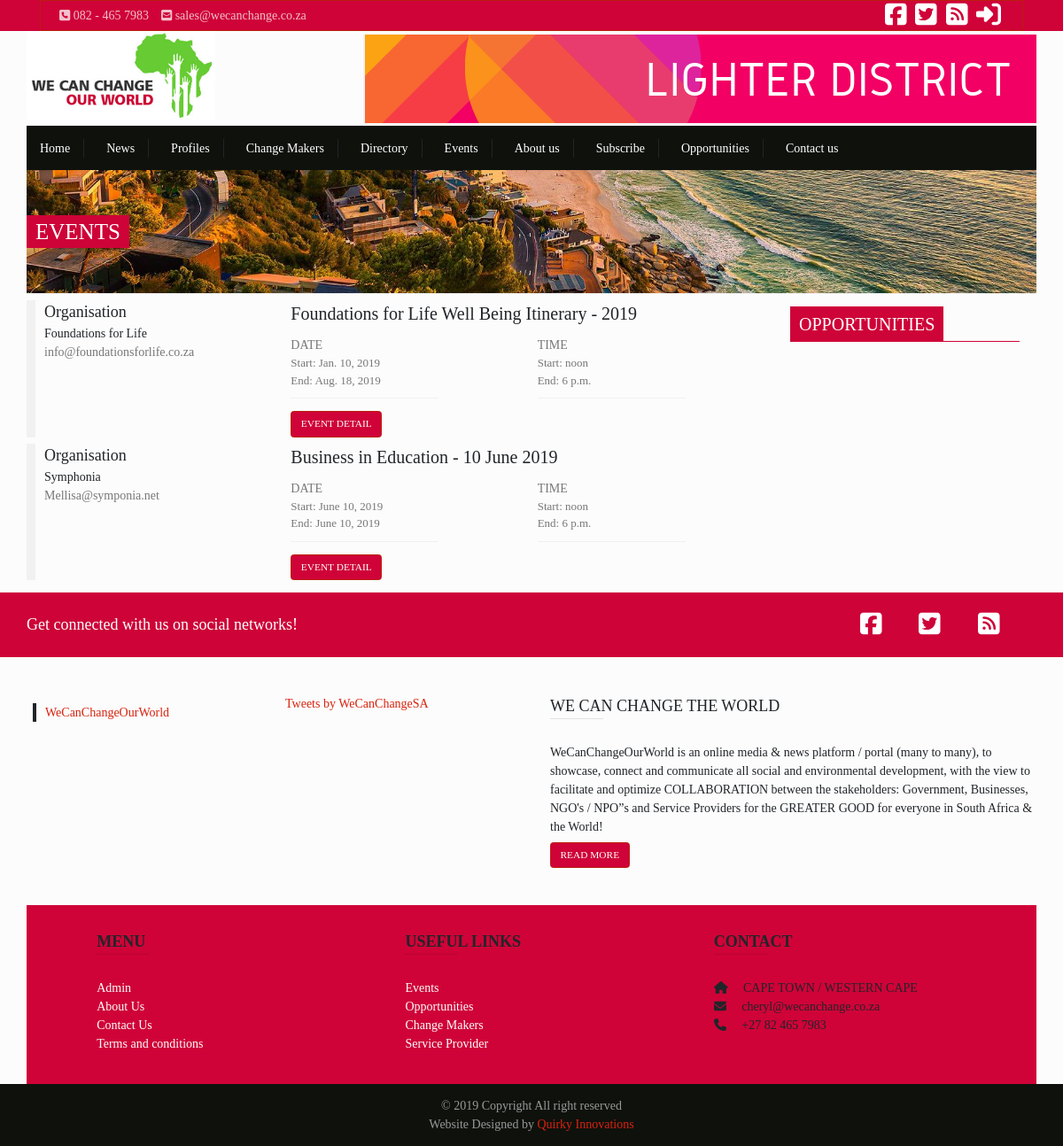
Screenshot of /events/ with the database file from the repository.
### mainsite/models.py (models this page shows, shortened)
class Event(models.Model):
    name = models.CharField(max_length=100, help_text=u'Event name')
    slug = models.SlugField(max_length=150, unique=True)
    category = models.ForeignKey(Category, on_delete=models.CASCADE, help_text=u'Category name')
    start_date = models.DateField(u'Starting Date', default=date.today, help_text=u'Starting Date')
    end_date = models.DateField(u'Ending Date', help_text=u'Ending Date')
    start_time = models.TimeField(u'Starting time', help_text=u'Starting time')
    end_time = models.TimeField(u'Ending time', help_text=u'Ending time')
    organisation_name = models.CharField(max_length=100, blank=True)
    organisation_email = models.EmailField()
    organisation_phone = models.CharField(max_length=15, blank=True)
    event_main_guest = models.FileField(upload_to='events/', default='static/images/noprofile.png')
    event_main_guest_name = models.CharField(max_length=100, blank=True)
    event_address = models.CharField(max_length=255, blank=True)
    venue_name = models.CharField(max_length=50, blank=True)
    expect = models.TextField(max_length=368)
    notes = RichTextUploadingField(blank=True)
    ngo_or_npo = models.ForeignKey(Organisation,
                                        on_delete=models.CASCADE,
                                        blank=True,
                                        null=True,
                                        help_text=u'Assign Event to NGO, NPO or leave blank',
                                        )
    company = models.ForeignKey(Company,
                                     blank=True,
                                     null=True,
                                     on_delete=models.CASCADE,
                                     help_text=u'Assign Event to Company or leave blank',
                                     )
    service_provider = models.ForeignKey(ServiceProvider,
                                         blank=True,
                                         help_text=u'Assign post to Service Provider',
                                         on_delete=models.CASCADE,
                                         null=True
                                         )
    class Meta:
        verbose_name = u'Event'
        verbose_name_plural = u'Events'

### mainsite/views.py (the view)
# urls.py: path('events/', views.events, name="events"),
def events(request):
    events = Event.objects.all()
    return render(request, 'pages/events.html', {'events':events, 'title':'Events', 'active': True})

### mainsite/context_processors.py (called while the page is built)
def categories(request):
    categories_list = Category.objects.all().order_by('name')
    return {
        'categories': categories_list,
    }

def events(request):
    events_list = Event.objects.all().order_by('-start_date')
    return {
        'events': events_list
    }

### templates/pages/events.html
{% extends 'base.html' %}
{% block content_full %}
<div class="page-header d-flex align-items-center events-page">
    <div class="pt-2 pb-2">
        <h1>Events</h1>
    </div>
</div>
{% endblock %}
{% block content %}
<div class="container">
    {% for event in events %}
    <div class="row mt-2 event-item">
        <div class="col-md-4">
            <div class="event-detail">
                <h6>Organisation</h6>
                <p>{{event.organisation_name}}</p>
                <small class="text-muted">{{ event.organisation_email }}</small>
            </div>
        </div>
        <div class="col-md-8">
            <div class="event-description">
                <h5>{{ event.name }}</h5>
                <div class="container">
                    <div class="row">
                        <div class="col-md-6">
                            <div class="time text-muted">
                                <span>Date</span>
                                <p>Start: {{event.start_date}}</p>
                                <p>End: {{event.end_date}}</p>
                            </div>
                        </div>
                        <div class="col-md-6">
                            <div class="time text-muted">
                                <span>Time</span>
                                <p>Start: {{event.start_time}}</p>
                                <p>End: {{event.end_time}}</p>
                            </div>
                        </div>
                    </div>
                </div>
                <a href="{{ event.slug }}" class="btn btn-primary mt-3">Event detail</a>
            </div>
        </div>
    </div>
    {% endfor %}
</div>
{% endblock %}
{% block sidebar %}
    <div class="sidebar ml-2 mt-3">
        <h6 class="title">Opportunities</h6>
    </div>
{% endblock %}

### static/css/style.css (style rules this page uses)
html, body, div, span, applet, object, iframe, h1, h2, h3, h4, h5, h6, p, blockquote, pre, a, abbr, acronym, address, big, cite, code, del, dfn, em, img, ins, kbd, q, s, samp, small, strike, strong, sub, sup, tt, var, b, u, i, center, dl, dt, dd, ol, ul, li, fieldset, form, label, legend, table, caption, tbody, tfoot, thead, tr, th, td, article, aside, canvas, details, embed, figure, figcaption, footer, header, hgroup, menu, nav, output, ruby, section, summary, time, mark, audio, video { margin: 0; padding: 0; border: 0; font-size: 100%; font: inherit; vertical-align: baseline; font-size:14px; }
body { line-height: 1.5; font-family:'Poppins-light'; font-weight:300; }
h1 { font-size: 36px; text-transform:uppercase }
h5 { font-size: 20px }
h6 { font-size: 18px }
.bg-primary, .btn-primary, .change-makers-container { background-color: #cf0338 !important; }
.btn-primary { background-image: unset; }
.btn { text-transform: uppercase; }
[class^="col-"] { padding-left: 0; padding-right: 0; }
.time { border-bottom:1px solid #f1f1f1; padding: 10px 0; width:60%; }
.time p { font-size:13px }
.time span { text-transform:uppercase }
.event-item { padding-left:10px; border-left:10px solid #f1f1f1; }
.page-header { min-height: 140px; border-bottom: 1px solid #f1f1f1; }
.page-header div h1 { background-color: #ce0338; display: inline-block; padding: 0 10px; color: #fff; font-size: 25px; position:relative; z-index:2 }
.events-page { background:url(../images/background.jpg) no-repeat; background-size:cover; background-position:center; }
.title { font-family: 'Poppins-medium'; text-transform: uppercase; font-size: 20px; background: #ce0338; padding: 5px 10px; color: #fff; display: inline-block; position:relative }
.title::before { content: ''; position: absolute; border-bottom: 1px solid #ce0338; bottom: 0; width: 21.6vw; left: 0; }
.page-header { margin-left:-15px; margin-right:-15px }
.page-header { background-position: center bottom; background-repeat: no-repeat; background-size: cover; position:relative }

### rows the page displays
Event: organisation_name "Foundations for Life", organisation_email "info@foundationsforlife.co.za", name "Foundations for Life Well Being Itinerary - 2019", start_date "Jan. 10, 2019", end_date "Aug. 18, 2019", start_time "noon", end_time "6 p.m."
Event: organisation_name "Symphonia", organisation_email "Mellisa@symponia.net", name "Business in Education - 10 June 2019", start_date "June 10, 2019", end_date "June 10, 2019", start_time "noon", end_time "6 p.m."
